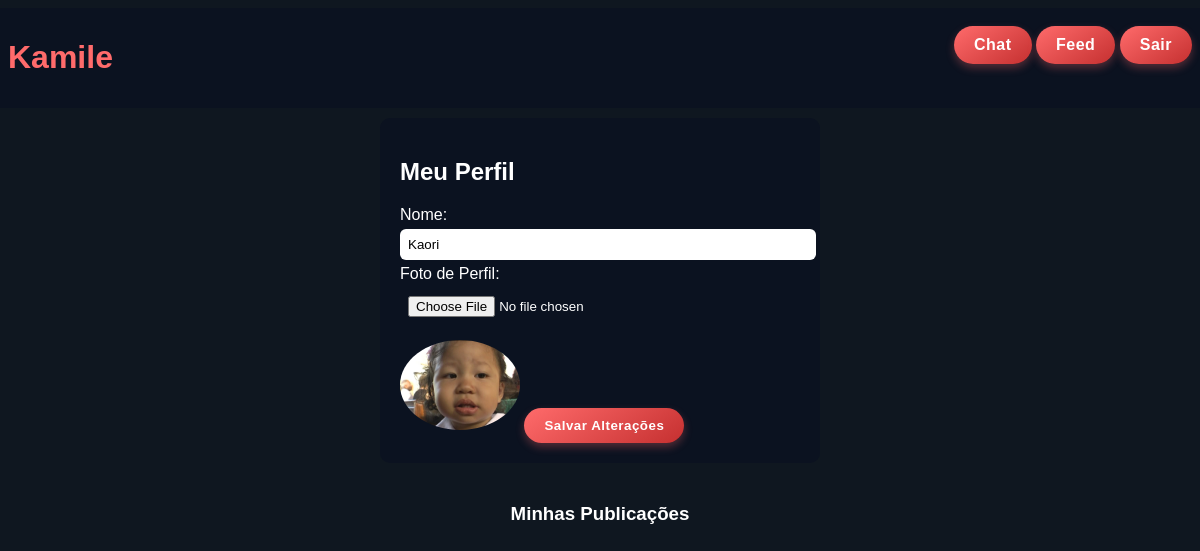
The page /perfil.php (signed in) on the database its author committed.
### tables this page shows
CREATE TABLE `usuarios` (
  `id` int(11) NOT NULL,
  `nome` varchar(100) NOT NULL,
  `email` varchar(100) NOT NULL,
  `senha` varchar(255) NOT NULL,
  `foto` varchar(255) DEFAULT NULL,
  `ultimo_ativo` datetime DEFAULT current_timestamp()
);

### perfil.php (the view, shortened to what this page needs)
<?php
require 'conexao.php';
$uid = $_SESSION['usuario_id'];
$stmt = $conn->prepare("SELECT * FROM usuarios WHERE id = ?");
$stmt->bind_param('i', $uid);
$stmt->execute();
$usuario = $stmt->get_result()->fetch_assoc();
?>
<!DOCTYPE html>
<html lang="pt-br">
<head>
    <link rel="stylesheet" href="style.css">
</head>
<body>
<header>
    <h1>Kamile</h1>
    <nav>
        <a href="chat.php">Chat</a>
        <a href="feed.php">Feed</a>
        <a href="logout.php">Sair</a>
    </nav>
</header>
<main>
    <div class="card">
        <h2>Meu Perfil</h2>
        <form method="POST" enctype="multipart/form-data">
            <label>Nome:</label>
            <input type="text" name="nome" value="<?= htmlspecialchars($usuario['nome']) ?>" required>
            <label>Foto de Perfil:</label>
            <input type="file" name="foto">
            <?php if (!empty($usuario['foto'])): ?>
                <img src="<?= htmlspecialchars($usuario['foto']) ?>" width="120" style="border-radius:50%;margin-top:10px;">
            <?php endif; ?>
            <button type="submit">Salvar Alterações</button>
        </form>
    </div>
    <h3>Minhas Publicações</h3>
</main>
</body>
</html>

### style.css (style rules this page uses)
body { background-color: #0f1720; color: #fff; font-family: Arial, sans-serif; display: flex; flex-direction: column; align-items: center; }
header { width: 100%; background: #0b1220; color: #ff6b6b; display: flex; justify-content: space-between; padding: 10px 30px; }
.card, .post, .nova { background: #0b1220; padding: 20px; border-radius: 10px; margin: 10px 0; width: 400px; }
button, .btn-edit, .btn-del, a { text-decoration: none; position: relative; display: inline-block; border: none; outline: none; color: #fff; font-weight: bold; letter-spacing: 0.5px; padding: 10px 20px; margin-top: 8px; border-radius: 30px; background: linear-gradient(145deg, #ff6b6b, #c53030); box-shadow: 0 4px 8px rgba(255, 107, 107, 0.3); cursor: pointer; transition: all 0.2s ease-in-out; }
input, textarea { width: 100%; margin: 5px 0; padding: 8px; border-radius: 6px; border: none; }

### perfil.php (style rules this page uses)
main { display: flex; flex-direction: column; align-items: center; }
h3 { text-align: center; margin: 30px 0 10px; }

### rows shown on the page
usuarios: nome "Kaori", foto (picture)
